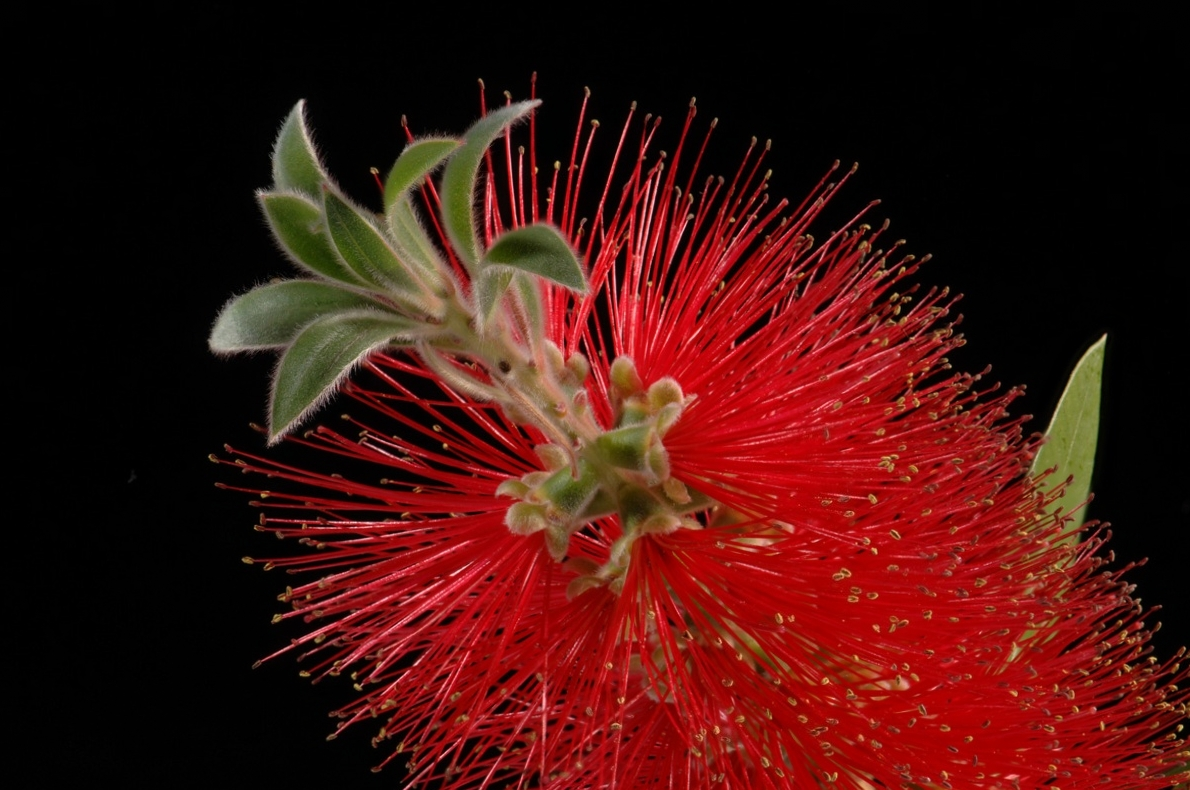
#> input picture OpenFocus_20260112_141615_GuidedFilter_ECC.jpg, 1190 x 790 px; its folder holds only this picture in this run
$ python -i gallery_media.py   (imports and definitions only)   (older library calls are emulated)
#> lines starting #> are read from the running program, lines starting #| are printed output that depends on the picture
"""Client-side media preparation for OpenFocus Gallery.

Handles EXIF summary extraction, optional attribution watermark rendering
(OFF by default, top-left when enabled so it never collides with bottom-right
HUD buttons), compressed 2K WebP (bounded size budget) + bounded <=480px WebP
thumbnail preparation, and atomic WebP-to-JPEG conversion. Purely local; never
touches the network.
"""
from __future__ import annotations

import hashlib
import io
import math
import numbers
import os
from collections.abc import Mapping
from dataclasses import dataclass
from pathlib import Path
from typing import Any, Optional, Union

import cv2
import numpy as np
from PIL import Image, ImageDraw, ImageOps

from utils.fonts import load_font_for_text
from utils.image_utils import imwrite_auto, read_image_exif, to_display_uint8
from utils.raw_exif import read_raw_exif_bytes

DEFAULT_MAX_LONG_EDGE = 2560
DEFAULT_THUMB_LONG_EDGE = 480
DEFAULT_MAIN_QUALITY = 84
DEFAULT_THUMB_QUALITY = 78
DEFAULT_MAX_MAIN_BYTES = 2 * 1024 * 1024
DEFAULT_MAX_THUMB_BYTES = 256 * 1024
DEFAULT_WATERMARK_POSITION = "top_left"
WATERMARK_POSITIONS: tuple[str, ...] = (
    "top_left",
    "top_right",
    "bottom_left",
    "bottom_right",
)

_EXIF_IFD = 0x8769
_DNG_UNIQUE_CAMERA_MODEL = 50708
_PUBLIC_EXIF_TEXT_FIELDS = (
    "make", "model", "camera", "lens", "focal_length", "aperture", "shutter", "date_time",
)


def filter_public_exif(metadata: Optional[Mapping]) -> dict:
    """Keep only the scalar camera and exposure fields Gallery publishes."""
    if not isinstance(metadata, Mapping):
        return {}
    summary = {}
    for field in _PUBLIC_EXIF_TEXT_FIELDS:
        value = metadata.get(field)
        if isinstance(value, str) and (text := _clean_text(value)):
            summary[field] = text
    iso = metadata.get("iso")
    if isinstance(iso, str):
        iso = _clean_text(iso).upper().removeprefix("ISO ")
    if isinstance(iso, (str, numbers.Real)):
        value = _as_positive_int(iso)
        if value is not None:
            summary["iso"] = value
    return summary


# [23 lines left out: function format_exif_summary, not called in this run]


@dataclass(frozen=True)
class PreparedGalleryUpload:
    """Result of local client-side upload media preparation."""

    main_webp: bytes
    thumb_webp: bytes
    width: int
    height: int
    thumb_width: int
    thumb_height: int
    full_bytes: int
    thumb_bytes: int
    sha256: str
    thumb_sha256: str
    exif: dict
    watermark_enabled: bool = False
    watermark_position: str = DEFAULT_WATERMARK_POSITION
    attribution: str = ""
    main_quality: int = DEFAULT_MAIN_QUALITY
    thumb_quality: int = DEFAULT_THUMB_QUALITY


def _clean_text(value: Any) -> str:
    if value is None:
        return ""
    if isinstance(value, bytes):
        value = value.split(b"\x00", 1)[0].decode("utf-8", errors="replace")
    text = str(value).replace("\x00", "").strip()
    return " ".join(text.split())


# [166 lines left out: functions _as_float, _as_positive_int, _format_decimal, _format_camera, _format_lens, _format_focal_length and 4 more, not called in this run]


def _extract_summary_from_source(path_or_bytes) -> dict:
    if path_or_bytes is None:
        return {}
    if isinstance(path_or_bytes, Image.Exif):
        return _summary_from_pil_exif(path_or_bytes)
    if isinstance(path_or_bytes, Image.Image):
        try:
            return _summary_from_pil_exif(read_image_exif(path_or_bytes))
        except Exception:
            return {}

    if isinstance(path_or_bytes, (bytes, bytearray, memoryview)):
        raw = bytes(path_or_bytes)
        if not raw:
            return {}
        if raw.startswith(b"Exif\x00\x00"):
            return _summary_from_exif_bytes(raw)
        if raw.startswith((b"II*\x00", b"MM\x00*", b"II+\x00", b"MM\x00+")):
            import tifffile
            from core.image_loader import _tiff_page_exif, tiff_source_pages

            with tifffile.TiffFile(io.BytesIO(raw)) as tif:
                if not tif.is_dng and tif.pages and tif.pages[0].imagewidth:
                    entry = next(tiff_source_pages(tif), None)
                    if entry is None:
                        return {}
                    return _summary_from_exif_bytes(_tiff_page_exif(tif, entry[1], "<TIFF bytes>"))
            return _summary_from_exif_bytes(read_raw_exif_bytes(raw))
        try:
            with Image.open(io.BytesIO(raw)) as img:
                summary = _summary_from_pil_exif(read_image_exif(img))
                if summary:
                    return summary
        except Exception:
            pass
        return _summary_from_exif_bytes(read_raw_exif_bytes(raw))

    try:
        path_str = os.fspath(path_or_bytes)
    except TypeError:
        return {}
    if not path_str or not os.path.isfile(path_str):
        return {}

    ext = os.path.splitext(path_str)[1].lower()
    from core.image_loader import _read_safe_exif, is_raw_source

    if ext in (".tif", ".tiff"):
        return _summary_from_exif_bytes(_read_safe_exif(path_str))
    if is_raw_source(path_str):
        return _summary_from_exif_bytes(read_raw_exif_bytes(path_str))

    try:
        with Image.open(path_str) as img:
            summary = _summary_from_pil_exif(read_image_exif(img))
            if summary:
                return summary
    except Exception:
        pass

    return _summary_from_exif_bytes(read_raw_exif_bytes(path_str))


def extract_exif_summary(path_or_bytes) -> dict:
    """Extract a clean camera/exposure EXIF summary dict from image files or bytes.

    Supports JPEG, TIFF, PNG, WebP, and camera RAW files (DNG, CR2, CR3, NEF,
    ARW, ORF, RW2, RAF, etc.). Returns ``{}`` gracefully on missing or corrupt
    EXIF metadata.
    """
    try:
        return _extract_summary_from_source(path_or_bytes)
    except Exception:
        return {}


# [159 lines left out: functions _format_watermark_label, render_watermark, _to_rgb_uint8, not called in this run]


def _resize_long_edge(rgb: np.ndarray, max_long_edge: int) -> np.ndarray:
    if max_long_edge <= 0:
        raise ValueError("max_long_edge must be positive")
    h, w = rgb.shape[:2]
    long_edge = max(h, w)
    if long_edge <= max_long_edge:
        return rgb
    scale = max_long_edge / float(long_edge)
    new_w = max(1, int(round(w * scale)))
    new_h = max(1, int(round(h * scale)))
    return cv2.resize(rgb, (new_w, new_h), interpolation=cv2.INTER_AREA)


def _encode_webp(rgb: np.ndarray, *, quality: int, method: int = 4) -> bytes:
    buf = io.BytesIO()
    pil_img = Image.fromarray(rgb, mode="RGB")
    try:
        pil_img.save(buf, format="WEBP", quality=int(quality), method=int(method))
    finally:
        pil_img.close()
    return buf.getvalue()


def _encode_bounded_webp_thumb(
    thumb_rgb: np.ndarray,
    *,
    initial_quality: int,
    max_bytes: int,
) -> tuple[bytes, int, int, int]:
    """Encode a WebP thumbnail guaranteed to stay within ``max_bytes``.

    Steps down quality cleanly before ever touching dimensions so noisy/high-
    frequency macro subjects still fit the server's 256 KiB inspect limit.
    """
    current = thumb_rgb
    q = max(1, min(100, int(initial_quality)))
    data = _encode_webp(current, quality=q, method=4)
    if len(data) <= max_bytes:
        return data, current.shape[1], current.shape[0], q

    # Step down WebP quality cleanly with higher compression effort.
    candidates = [step for step in range(q - 6, 9, -6)] + [8, 5, 2, 1]
    for candidate_q in candidates:
        data = _encode_webp(current, quality=candidate_q, method=6)
        if len(data) <= max_bytes:
            return data, current.shape[1], current.shape[0], candidate_q

    # Reduce the long edge down to a single pixel if necessary.
    while len(data) > max_bytes and max(current.shape[:2]) > 1:
        long_edge = max(current.shape[:2])
        current = _resize_long_edge(current, max(1, int(long_edge * 0.85)))
        data = _encode_webp(current, quality=1, method=6)
    if len(data) > max_bytes:
        raise ValueError(f"Gallery thumbnail cannot fit within {max_bytes} bytes")
    return data, current.shape[1], current.shape[0], 1


def _encode_bounded_webp_main(
    main_rgb: np.ndarray,
    *,
    initial_quality: int,
    max_bytes: int,
) -> tuple[bytes, int, int, int]:
    """Encode main WebP guaranteed to stay within ``max_bytes``.

    Keeps full dimensions while stepping down WebP quality first so normal
    macro photographs stay crisp and lean; only reduces dimensions as a last
    resort on extreme synthetic/uncompressible noise.
    """
    current = main_rgb
    q = max(1, min(100, int(initial_quality)))
    data = _encode_webp(current, quality=q, method=4)
    if max_bytes <= 0 or len(data) <= max_bytes:
        return data, current.shape[1], current.shape[0], q

    candidates = [step for step in range(q - 6, 39, -6)] + [34, 28, 20, 12, 6, 1]
    for candidate_q in candidates:
        data = _encode_webp(current, quality=candidate_q, method=6)
        if len(data) <= max_bytes:
            return data, current.shape[1], current.shape[0], candidate_q

    while len(data) > max_bytes and max(current.shape[:2]) > 64:
        long_edge = max(current.shape[:2])
        current = _resize_long_edge(current, max(64, int(long_edge * 0.85)))
        data = _encode_webp(current, quality=50, method=6)
        if len(data) <= max_bytes:
            return data, current.shape[1], current.shape[0], 50
        data = _encode_webp(current, quality=20, method=6)
        if len(data) <= max_bytes:
            return data, current.shape[1], current.shape[0], 20

    if len(data) > max_bytes:
        raise ValueError(f"Gallery image cannot fit within {max_bytes} bytes")
    return data, current.shape[1], current.shape[0], 1


def prepare_gallery_upload(
    source: Union[str, os.PathLike, np.ndarray, Image.Image],
    *,
    attribution: str = "",
    watermark_enabled: bool = False,
    watermark_position: str = DEFAULT_WATERMARK_POSITION,
    max_long_edge: int = DEFAULT_MAX_LONG_EDGE,
    thumb_long_edge: int = DEFAULT_THUMB_LONG_EDGE,
    quality: int = DEFAULT_MAIN_QUALITY,
    thumb_quality: int = DEFAULT_THUMB_QUALITY,
    max_main_bytes: int = DEFAULT_MAX_MAIN_BYTES,
    max_thumb_bytes: int = DEFAULT_MAX_THUMB_BYTES,
    source_is_rgb: bool = False,
    exif: Optional[dict] = None,
) -> PreparedGalleryUpload:
    """Prepare a local image for Gallery upload (zero network I/O).

    1. Extracts EXIF summary (when ``source`` is a file path or PIL image).
    2. Resizes main image to at most ``max_long_edge`` px (default 2560px, no upscaling).
    3. Applies optional ``© <attribution>`` watermark (OFF by default; ``top_left``
       when enabled so it never collides with bottom-right HUD buttons).
    4. Encodes compressed main WebP bounded by ``max_main_bytes`` (2 MiB default)
       and compressed ``thumb_long_edge`` (480px default) WebP thumbnail guaranteed
       to stay ``<= max_thumb_bytes`` (256 KiB default).
    5. Computes SHA-256 digests and output dimensions.
    """
    metadata = exif
    if metadata is None and not isinstance(source, np.ndarray):
        metadata = extract_exif_summary(source)
    if isinstance(source, np.ndarray):
        rgb = _to_rgb_uint8(source, source_is_rgb=source_is_rgb)
    elif isinstance(source, Image.Image):
        rgb = np.asarray(source.convert("RGB"), dtype=np.uint8)
    else:
        path_str = os.fspath(source)
        if not os.path.isfile(path_str):
            raise FileNotFoundError(f"Gallery upload source not found: {path_str}")
        from core.image_loader import decode_image

        decoded = decode_image(path_str, allow_transparent_png=True)
        if decoded is None:
            with Image.open(path_str) as pil_img:
                rgb = np.asarray(pil_img.convert("RGB"), dtype=np.uint8)
        else:
            rgb = _to_rgb_uint8(decoded, source_is_rgb=False)

    pos = watermark_position if watermark_position in WATERMARK_POSITIONS else DEFAULT_WATERMARK_POSITION
    main_rgb = _resize_long_edge(rgb, max_long_edge)
    if watermark_enabled and _format_watermark_label(attribution):
        main_rgb = render_watermark(main_rgb, attribution, enabled=True, position=pos)

    main_webp, main_w, main_h, actual_main_q = _encode_bounded_webp_main(
        main_rgb,
        initial_quality=quality,
        max_bytes=max_main_bytes,
    )

    thumb_rgb = _resize_long_edge(main_rgb, thumb_long_edge)
    thumb_webp, thumb_w, thumb_h, actual_thumb_q = _encode_bounded_webp_thumb(
        thumb_rgb,
        initial_quality=thumb_quality,
        max_bytes=max_thumb_bytes,
    )

    return PreparedGalleryUpload(
        main_webp=main_webp,
        thumb_webp=thumb_webp,
        width=int(main_w),
        height=int(main_h),
        thumb_width=int(thumb_w),
        thumb_height=int(thumb_h),
        full_bytes=len(main_webp),
        thumb_bytes=len(thumb_webp),
        sha256=hashlib.sha256(main_webp).hexdigest(),
        thumb_sha256=hashlib.sha256(thumb_webp).hexdigest(),
        exif=filter_public_exif(metadata),
        watermark_enabled=bool(watermark_enabled),
        watermark_position=pos,
        attribution=_clean_text(attribution),
        main_quality=actual_main_q,
        thumb_quality=actual_thumb_q,
    )


# [43 lines left out: function convert_webp_to_jpeg, not called in this run]

>>> from PIL import Image
>>> picture = Image.open('../OpenFocus_20260112_141615_GuidedFilter_ECC.jpg')
#> picture is the input picture: PIL image 1190x790 RGB; mean R, G, B 68.7, 18.9, 14.6
>>> result = prepare_gallery_upload(picture)
#> in prepare_gallery_upload, `metadata = extract_exif_summary(source)`: metadata = 0 items
#> in prepare_gallery_upload, `main_webp, main_w, main_h, actual_main_q = _encode_bounded_webp_main( ..`: main_w = 1190; main_h = 790; actual_main_q = 84
#> call 2 of _resize_long_edge, with max_long_edge = 480
#> in _resize_long_edge (call 2), `return cv2.resize(rgb, (new_w, new_h), interpolation=cv2.INTER_AREA)`:
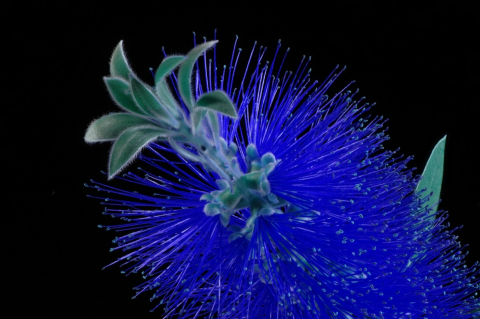
#> returned value: shape (319, 480, 3); mean of channels 0, 1, 2 68.7, 18.9, 14.6; drawn as B, G, R
#> in prepare_gallery_upload, `thumb_webp, thumb_w, thumb_h, actual_thumb_q = _encode_bounded_webp_th..`: thumb_w = 480; thumb_h = 319; actual_thumb_q = 78
#> after the loop in filter_public_exif, `for field in _PUBLIC_EXIF_TEXT_FIELDS:`: summary = 0 items
#> in _clean_text, `text = str(value).replace("\x00", "").strip()`: text = ''

$ run again, on OpenFocus_20260430_201950_DTCWT_ECC.png
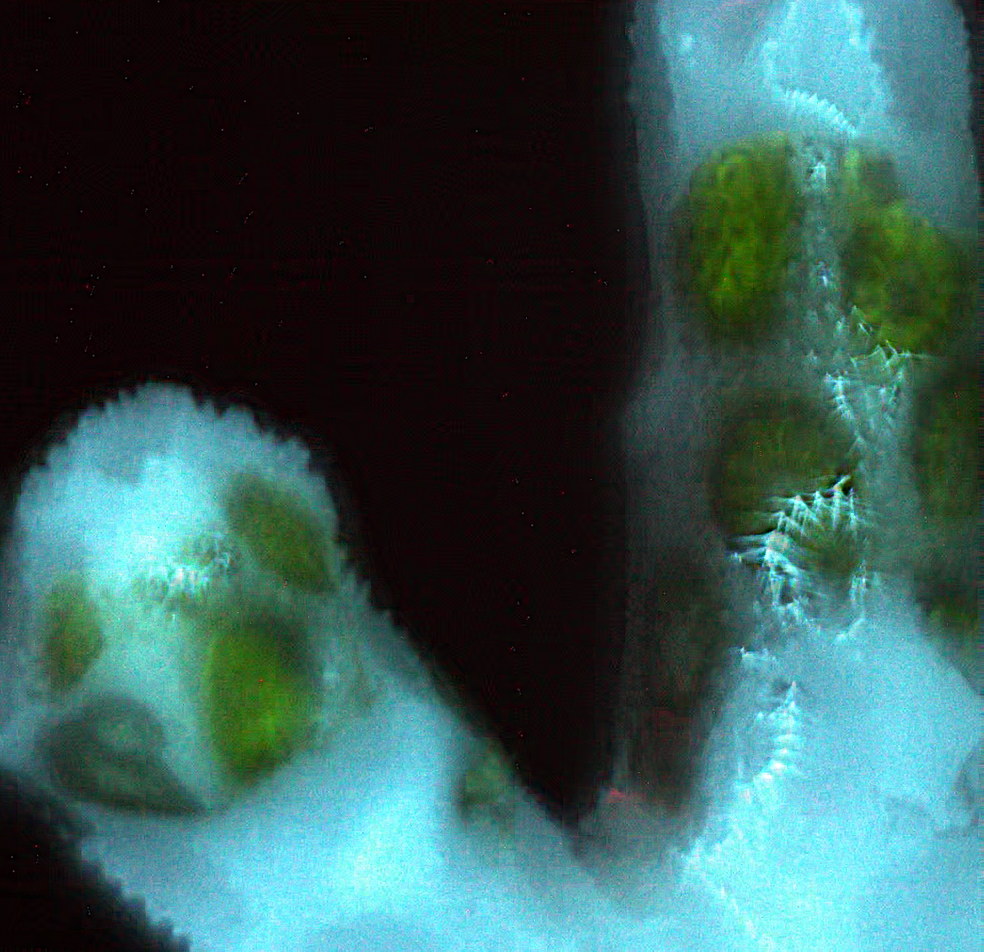
#> input picture OpenFocus_20260430_201950_DTCWT_ECC.png, 984 x 952 px
#> picture is the input picture: PIL image 984x952 RGB; mean R, G, B 53.3, 86.6, 84.5
#> metadata = 0 items
#> main_w = 984; main_h = 952; actual_main_q = 84
#> in _resize_long_edge (call 2), `return cv2.resize(rgb, (new_w, new_h), interpolation=cv2.INTER_AREA)`:
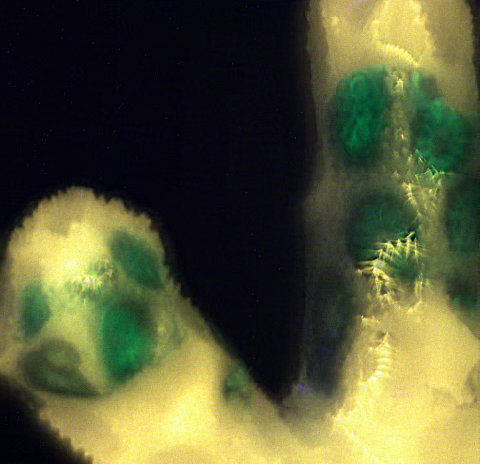
#> returned value: shape (464, 480, 3); mean of channels 0, 1, 2 53.3, 86.6, 84.5; drawn as B, G, R
#> thumb_w = 480; thumb_h = 464; actual_thumb_q = 78
#> after the loop in filter_public_exif, `for field in _PUBLIC_EXIF_TEXT_FIELDS:`: summary = 0 items
#> text = ''
